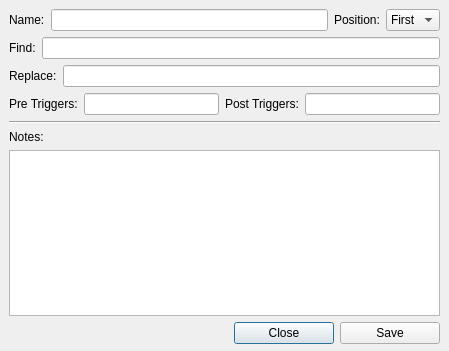
<?xml version="1.0" encoding="UTF-8"?>
<ui version="4.0">
 <class>Dialog</class>
 <widget class="QDialog" name="Dialog">
  <property name="geometry">
   <rect>
    <x>0</x>
    <y>0</y>
    <width>449</width>
    <height>351</height>
   </rect>
  </property>
  <property name="windowTitle">
   <string>Dialog</string>
  </property>
  <widget class="QWidget" name="verticalLayoutWidget">
   <property name="geometry">
    <rect>
     <x>9</x>
     <y>9</y>
     <width>431</width>
     <height>335</height>
    </rect>
   </property>
   <layout class="QVBoxLayout" name="verticalLayout">
    <item>
     <layout class="QHBoxLayout" name="horizontalLayout_4">
      <item>
       <widget class="QLabel" name="label_3">
        <property name="text">
         <string>Name:</string>
        </property>
       </widget>
      </item>
      <item>
       <widget class="QLineEdit" name="lineEdit_name"/>
      </item>
      <item>
       <widget class="QLabel" name="label_4">
        <property name="text">
         <string>Position:</string>
        </property>
       </widget>
      </item>
      <item>
       <widget class="QComboBox" name="comboBox">
        <item>
         <property name="text">
          <string>First</string>
         </property>
        </item>
        <item>
         <property name="text">
          <string>Last</string>
         </property>
        </item>
       </widget>
      </item>
     </layout>
    </item>
    <item>
     <layout class="QHBoxLayout" name="horizontalLayout">
      <item>
       <widget class="QLabel" name="label">
        <property name="text">
         <string>Find:</string>
        </property>
       </widget>
      </item>
      <item>
       <widget class="QLineEdit" name="lineEdit_old_list"/>
      </item>
     </layout>
    </item>
    <item>
     <layout class="QHBoxLayout" name="horizontalLayout_2">
      <item>
       <widget class="QLabel" name="label_2">
        <property name="text">
         <string>Replace:</string>
        </property>
       </widget>
      </item>
      <item>
       <widget class="QLineEdit" name="lineEdit_new_list"/>
      </item>
     </layout>
    </item>
    <item>
     <layout class="QHBoxLayout" name="horizontalLayout_exceptions">
      <item>
       <widget class="QLabel" name="label_pre_ex">
        <property name="text">
         <string>Pre Triggers:</string>
        </property>
       </widget>
      </item>
      <item>
       <widget class="QLineEdit" name="lineEdit_pre_trigs"/>
      </item>
      <item>
       <widget class="QLabel" name="label_post_ex">
        <property name="text">
         <string>Post Triggers:</string>
        </property>
       </widget>
      </item>
      <item>
       <widget class="QLineEdit" name="lineEdit_post_trigs"/>
      </item>
     </layout>
    </item>
    <item>
     <widget class="Line" name="line">
      <property name="orientation">
       <enum>Qt::Horizontal</enum>
      </property>
     </widget>
    </item>
    <item>
     <widget class="QLabel" name="label_5">
      <property name="text">
       <string>Notes:</string>
      </property>
     </widget>
    </item>
    <item>
     <widget class="QTextEdit" name="textEdit_notes"/>
    </item>
    <item>
     <layout class="QHBoxLayout" name="horizontalLayout_3">
      <item>
       <spacer name="horizontalSpacer">
        <property name="orientation">
         <enum>Qt::Horizontal</enum>
        </property>
        <property name="sizeHint" stdset="0">
         <size>
          <width>40</width>
          <height>20</height>
         </size>
        </property>
       </spacer>
      </item>
      <item>
       <widget class="QPushButton" name="pushButton_close">
        <property name="minimumSize">
         <size>
          <width>100</width>
          <height>0</height>
         </size>
        </property>
        <property name="text">
         <string>Close</string>
        </property>
       </widget>
      </item>
      <item>
       <widget class="QPushButton" name="pushButton_save">
        <property name="minimumSize">
         <size>
          <width>100</width>
          <height>0</height>
         </size>
        </property>
        <property name="text">
         <string>Save</string>
        </property>
       </widget>
      </item>
     </layout>
    </item>
   </layout>
  </widget>
 </widget>
 <resources/>
 <connections/>
</ui>
